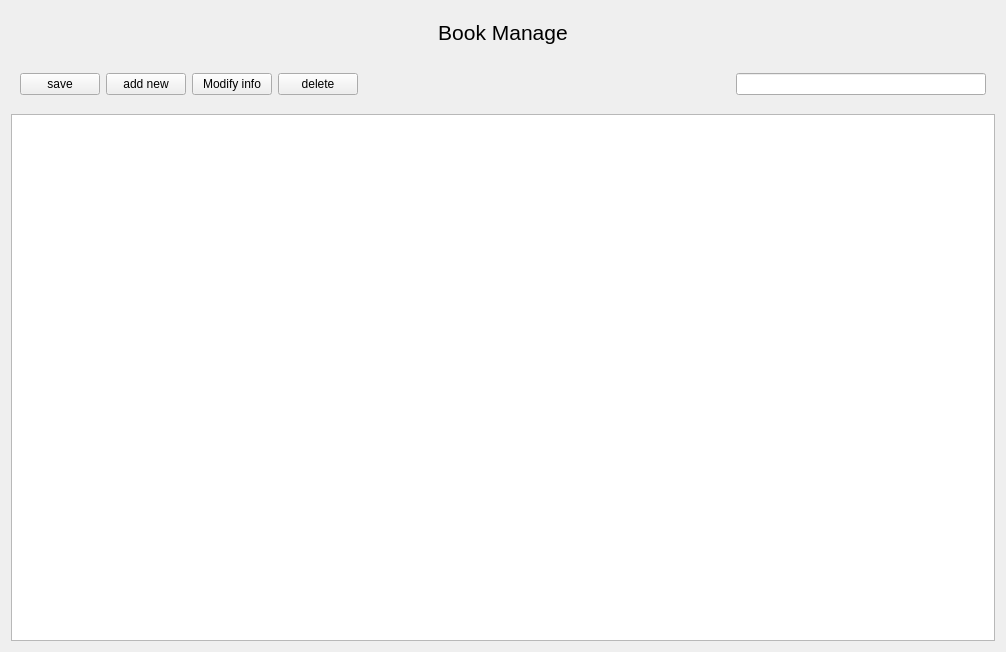
<?xml version="1.0" encoding="UTF-8"?>
<ui version="4.0">
 <class>BookManage</class>
 <widget class="QWidget" name="BookManage">
  <property name="geometry">
   <rect>
    <x>0</x>
    <y>0</y>
    <width>1006</width>
    <height>652</height>
   </rect>
  </property>
  <property name="windowTitle">
   <string>BookManage</string>
  </property>
  <layout class="QVBoxLayout" name="verticalLayout">
   <item>
    <widget class="QWidget" name="titalwidget" native="true">
     <property name="styleSheet">
      <string notr="true">color: rgb(255, 255, 255);</string>
     </property>
     <layout class="QGridLayout" name="gridLayout">
      <item row="0" column="0">
       <spacer name="horizontalSpacer">
        <property name="orientation">
         <enum>Qt::Orientation::Horizontal</enum>
        </property>
        <property name="sizeHint" stdset="0">
         <size>
          <width>274</width>
          <height>20</height>
         </size>
        </property>
       </spacer>
      </item>
      <item row="0" column="4">
       <spacer name="horizontalSpacer_2">
        <property name="orientation">
         <enum>Qt::Orientation::Horizontal</enum>
        </property>
        <property name="sizeHint" stdset="0">
         <size>
          <width>273</width>
          <height>20</height>
         </size>
        </property>
       </spacer>
      </item>
      <item row="0" column="2">
       <widget class="QLabel" name="tital">
        <property name="font">
         <font>
          <family>Microsoft YaHei UI</family>
          <pointsize>16</pointsize>
         </font>
        </property>
        <property name="styleSheet">
         <string notr="true">QLabel#tital{
	color:black;
}</string>
        </property>
        <property name="text">
         <string>Book Manage</string>
        </property>
        <property name="alignment">
         <set>Qt::AlignmentFlag::AlignCenter</set>
        </property>
       </widget>
      </item>
     </layout>
    </widget>
   </item>
   <item>
    <widget class="QWidget" name="functionWidget" native="true">
     <layout class="QHBoxLayout" name="horizontalLayout">
      <item>
       <widget class="QPushButton" name="saveButton">
        <property name="text">
         <string>save</string>
        </property>
       </widget>
      </item>
      <item>
       <widget class="QPushButton" name="addButton">
        <property name="text">
         <string>add new</string>
        </property>
       </widget>
      </item>
      <item>
       <widget class="QPushButton" name="pushButton">
        <property name="text">
         <string>Modify info</string>
        </property>
       </widget>
      </item>
      <item>
       <widget class="QPushButton" name="deleteButton">
        <property name="text">
         <string>delete</string>
        </property>
       </widget>
      </item>
      <item>
       <spacer name="horizontalSpacer_3">
        <property name="orientation">
         <enum>Qt::Orientation::Horizontal</enum>
        </property>
        <property name="sizeHint" stdset="0">
         <size>
          <width>240</width>
          <height>20</height>
         </size>
        </property>
       </spacer>
      </item>
      <item>
       <widget class="QLabel" name="iconSearch">
        <property name="minimumSize">
         <size>
          <width>30</width>
          <height>30</height>
         </size>
        </property>
        <property name="maximumSize">
         <size>
          <width>30</width>
          <height>30</height>
         </size>
        </property>
        <property name="styleSheet">
         <string notr="true">QLabel#iconSearch{
	border-image:url(:/image/image/search.svg);

}
</string>
        </property>
        <property name="text">
         <string/>
        </property>
       </widget>
      </item>
      <item>
       <widget class="QLineEdit" name="searchLine">
        <property name="minimumSize">
         <size>
          <width>250</width>
          <height>0</height>
         </size>
        </property>
        <property name="maximumSize">
         <size>
          <width>250</width>
          <height>16777215</height>
         </size>
        </property>
       </widget>
      </item>
     </layout>
    </widget>
   </item>
   <item>
    <widget class="QTableView" name="bookTable"/>
   </item>
  </layout>
 </widget>
 <resources>
  <include location="../../../resource/res.qrc"/>
 </resources>
 <connections/>
</ui>
